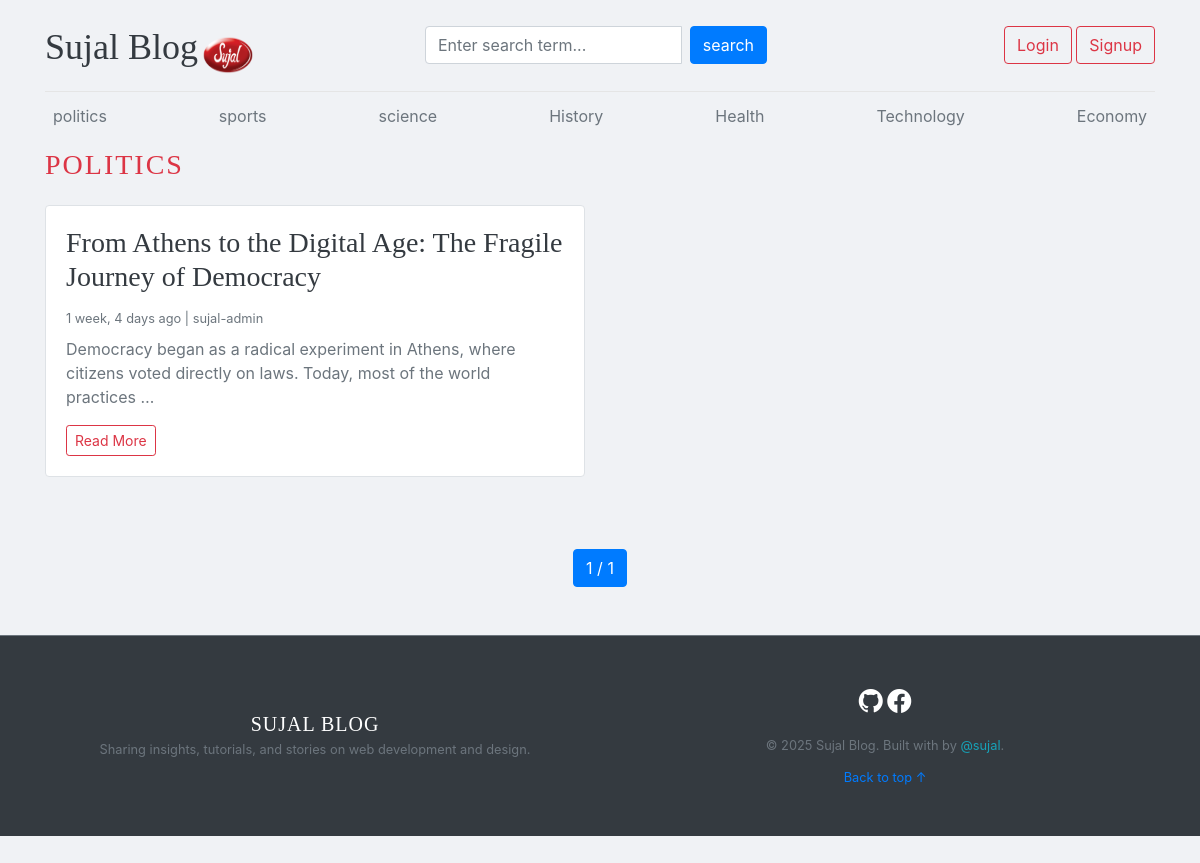
Page /category/1/ on the committed database.
### blogs/models.py (models this page shows, shortened)
class Category(models.Model):
    category_name=models.CharField(max_length=50,unique=True)
    created_at=models.DateTimeField(auto_now_add=True)
    updated_at=models.DateField(auto_now=True)
    class Meta:
        verbose_name_plural='categories'
    def __str__(self):
        return self.category_name

class Blog(models.Model):
    title=models.CharField(max_length=100)
    slug=models.SlugField(max_length=150,unique=True,blank=True)
    category=models.ForeignKey(Category,on_delete=models.CASCADE)
    author=models.ForeignKey(User,on_delete=models.CASCADE)
    featured_image=models.ImageField(upload_to='upload/%y/%m/%d')
    short_description=models.TextField(max_length=500)
    blog_body =models.TextField(max_length=2000)
    status=models.CharField(max_length=20,choices=STATUS_CHOICES,default=0)
    is_featured=models.BooleanField(default=False)
    created_at=models.DateTimeField(auto_now_add=True)
    updated_at=models.DateField(auto_now=True)

### blogs/views.py (the view)
# urls.py: path('<int:category_id>/',views.post_by_category,name='post_by_category'),
def post_by_category(request, category_id):
    keyword = request.GET.get('keyword')
    posts_list = Blog.objects.filter(status='Published', category=category_id).order_by('-created_at')
    if keyword:
        posts_list = posts_list.filter(title__icontains=keyword)
    category = get_object_or_404(Category, pk=category_id)
    paginator = Paginator(posts_list, 2)
    page_number = request.GET.get('page')
    posts = paginator.get_page(page_number)
    context = {
        "posts": posts,
        "category": category,
        "keyword": keyword
    }
    return render(request, 'post_by_category.html', context)

### blogs/context_processors.py (called while the page is built)
def get_categories(request):
    categories=Category.objects.all()
    return dict(categories=categories)

### templates/post_by_category.html (shortened to what this page needs)
{% extends 'base.html' %}
{% load static %}
{% block body %}
    <h3 class="text-uppercase text-danger mb-4" style="letter-spacing:2px">{{category}}</h3>
<div class="row">
    {% if posts %}
        {% for post in posts %}
        <div class="col-md-6 mb-4">
            <div class="card border shadow-sm h-100">
                <div class="card-body d-flex flex-column">
                    <h3 class="card-title">
                        <a href="{% url 'blog' post.slug %}" class="text-dark text-decoration-none">
                            {{post.title}}
                        </a>
                    </h3>
                    <div class="mb-2">
                        <small class="text-muted">{{post.created_at|timesince}} ago | {{post.author}}</small>
                    </div>
                    <p class="card-text text-secondary">
                        {{post.short_description|truncatewords:20}}
                    </p>
                    <div class="mt-auto">
                        <a href="{% url 'blog' post.slug %}" class="btn btn-sm btn-outline-danger">
                            Read More
                        </a>
                    </div>
                </div>
            </div>
        </div>
        {% endfor %}
    {% else %}
        <div class="col-12 text-center py-5">
            <p class="lead text-muted">Sorry, no posts were found in <strong>{{category}}</strong>.</p>
            <a href="/" class="btn btn-secondary">Back to Home</a>
        </div>
    {% endif %}
</div>
{% include '_pagination.html' %}
{% endblock body %}

### templates/base.html (shortened to what this page needs)
<!DOCTYPE html>
{% load static %}
<html lang="en">
<head>
  <link href="https://getbootstrap.com/docs/4.0/dist/css/bootstrap.min.css" rel="stylesheet">
  <link href="{% static 'css/blog.css' %}" rel="stylesheet">
  <link rel="stylesheet" href="https://cdnjs.cloudflare.com/ajax/libs/font-awesome/7.0.1/css/all.min.css" />
  <link rel="stylesheet" href="https://cdn.jsdelivr.net/npm/bootstrap-icons@1.11.3/font/bootstrap-icons.min.css">
</head>
<body>
<div class="main">
  <div class="container ">
    <header class="blog-header py-3">
      <div class="row flex-nowrap justify-content-between align-items-center">
        <div class="col-4 pt-1 ">
          <a class="blog-header-logo text-dark " href="/">Sujal Blog</a>
          <img src="{% static 'images/logo.png' %}" height="40px" width="50px" alt="">
        </div>
        <div class="col-4">
          <form action="{% url 'search' %}" method="GET">
            <div class="input-group">
              <input class="form-control" type="text" name="keyword" placeholder="Enter search term..."
                aria-label="Enter search term..." aria-describedby="button-search" />
              <button type="submit" class="btn btn-primary mx-2" id="button-search">search</button>
            </div>
          </form>
        </div>
        <div class="col-4 d-flex justify-content-end align-items-center">
          {% if not user.is_authenticated %}
          <a class="btn btn-md btn-outline-danger btn-success" href="{% url 'login' %}">Login</a> &nbsp;
          <a class="btn btn-md btn-outline-danger" href="{% url 'register' %}">Signup</a>
          {% endif %}
        </div>
      </div>
    </header>
    <div class="nav-scroller py-1 mb-2">
      <nav class="nav d-flex justify-content-between">
        {% for cat in categories %}
        <a class="p-2 text-muted fw-bold" href="{% url 'post_by_category' cat.id %}">{{cat.category_name}}</a>
        {% endfor %}
      </nav>
    </div>
    {% block body %}
    {% endblock body %}
  </div>
 <footer class="blog-footer bg-dark text-white mt-5 py-5 border-top border-secondary">
  <div class="container">
    <div class="row align-items-center">
      <div class="col-md-6 text-center text-md-start mb-4 mb-md-0">
        <h5 class="fw-bold text-uppercase mb-1" style="letter-spacing: 1px;">Sujal Blog</h5>
        <p class="text-secondary small mb-0">Sharing insights, tutorials, and stories on web development and design.</p>
      </div>
      <div class="col-md-6 text-center text-md-end">
        <div class="mb-3">
          <a href="https://github.com/sujallmajhi" target="_blank" class="text-white me-4 text-decoration-none shadow-sm">
            <i class="bi bi-github" style="font-size: 1.5rem;"></i>
          </a>
          <a href="https://www.facebook.com/share/1NXvtaTKYE/" target="_blank" class="text-white text-decoration-none shadow-sm">
            <i class="bi bi-facebook" style="font-size: 1.5rem;"></i>
          </a>
        </div>
        <p class="text-secondary small mb-0">
          &copy; 2025 Sujal Blog. Built with  by
          <a href="https://github.com/sujallmajhi" class="text-info text-decoration-none fw-bold">@sujal</a>.
        </p>
        <div class="mt-2">
            <a href="#" class="text-white-50 small text-decoration-none">Back to top ↑</a>
        </div>
      </div>
    </div>
  </div>
</footer>
</div>
</body>
</html>

### blogmain/static/css/blog.css (style rules this page uses)
.blog-header { border-bottom: 1px solid #e5e5e5; }
.blog-header-logo { font-family: "Playfair Display", Georgia, "Times New Roman", serif; font-size: 2.25rem; }
h1, h2, h3, h4, h5, h6 { font-family: "Playfair Display", Georgia, "Times New Roman", serif; }
.blog-footer { padding: 2.5rem 0; color: #727272; text-align: center; background-color: #f9f9f9; border-top: .05rem solid #e5e5e5; }
.blog-footer p:last-child { margin-bottom: 0; }
.main { background-color: #f0f2f5; min-height: 100vh; margin: 0; padding-bottom: 40px; }

### rows in the picture
Category: category_name "politics", category_name "POLITICS"
Category: category_name "sports"
Category: category_name "science"
Category: category_name "History"
Category: category_name "Health"
Category: category_name "Technology"
Category: category_name "Economy"
Blog: title "From Athens to the Digital Age: The Fragile Journey of Democracy", created_at "1 week, 4 days", author "sujal-admin", short_description "Democracy began as a radical experiment in Athens, where citizens voted directly on laws. Today, most of the world practices …"

### other values in the picture
{{ posts.number }} "1"
{{ posts.paginator.num_pages }} "1"
